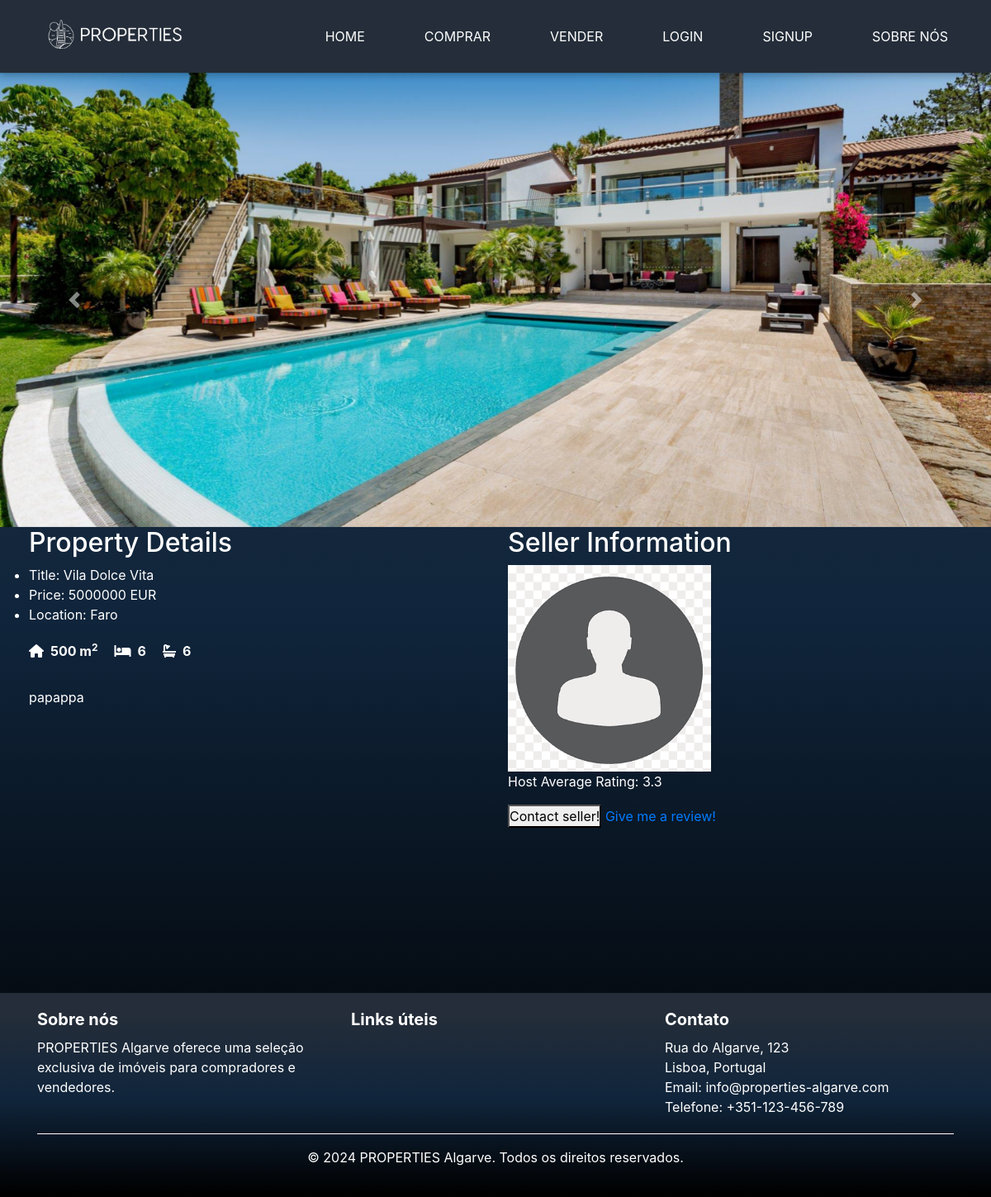
Screenshot of /comprar/5/ with the database file from the repository.
### base/models.py (models this page shows, shortened)
class PropertyImage(models.Model):
    property = models.ForeignKey('Property', related_name='images', on_delete=models.CASCADE)
    image = models.ImageField(upload_to='property_images/')
    uploaded_at = models.DateTimeField(auto_now_add=True)

class Property(models.Model):
    LOCATION_CHOICES = [
        ('faro', 'Faro'),
        ('lagos', 'Lagos'),
        ('portimao', 'Portimão'),
        ('albufeira', 'Albufeira'),
        ('tavira', 'Tavira'),
        ('olhao', 'Olhão'),
        ('silves', 'Silves'),
        ('loule', 'Loulé'),
        ('vila_real_de_santo_antonio', 'Vila Real de Santo António'),
    ]
    host = models.ForeignKey('Profile', on_delete=models.CASCADE)
    title = models.CharField(max_length=255)
    description = models.TextField()
    location = models.CharField(max_length=100, choices=LOCATION_CHOICES)
    price = models.DecimalField(max_digits=10, decimal_places=0)
    area = models.IntegerField()
    num_bedrooms = models.IntegerField()
    num_bathrooms = models.IntegerField()
    elevator = models.BooleanField(default=False)
    parking_spaces = models.IntegerField(default=0)
    pool = models.BooleanField(default=False)

class Profile(models.Model):
    USER_TYPES = (
        ('host', 'Vendedor'),
        ('guest', 'Cliente'),
    )
    user = models.OneToOneField(User, on_delete=models.CASCADE)
    address = models.CharField(max_length=255, null=True, blank=True)
    phone_number = models.CharField(max_length=15, null=True, blank=True)
    user_type = models.CharField(max_length=10, choices=USER_TYPES, default='guest')
    profile_picture = models.ImageField(upload_to='profile_pics/', default='default.png')

### base/views.py (the view)
# urls.py: path('comprar/<int:pk>/', views.property_details, name='property_detail'),
def property_details(request, pk):
    property_obj = get_object_or_404(Property, pk=pk)
    average_rating = Review.objects.filter(host=property_obj.host).aggregate(average=Avg('rating'))
    average = average_rating['average']
    if average is None:
        average = "Sem rating"
    context = {
        'property': property_obj,
        'average_rating': average
    }
    return render(request, 'property_details.html', context)

### templates/property_details.html (shortened to what this page needs)
{% extends 'main.html' %}
{% block content %}
<div id="propertyImagesCarousel" class="carousel slide" data-ride="carousel">
    <div class="carousel-inner">
        {% for image in property.images.all %}
        <div class="carousel-item {% if forloop.first %}active{% endif %}">
            <img src="{{ image.image.url }}" alt="{{ property.title }} Image {{ forloop.counter }}"
                 class="d-block w-100" style="max-height: 550px; object-fit: cover;">
        </div>
        {% endfor %}
    </div>
    <a class="carousel-control-prev" href="#propertyImagesCarousel" role="button" data-slide="prev">
        <span class="carousel-control-prev-icon" aria-hidden="true"></span>
    </a>
    <a class="carousel-control-next" href="#propertyImagesCarousel" role="button" data-slide="next">
        <span class="carousel-control-next-icon" aria-hidden="true"></span>
    </a>
</div>
<div class="row" style="color: white!important;">
    <div class="col-md-6" style="padding-left: 50px">
        <h2>Property Details</h2>
        <ul>
            <li>Title: {{ property.title }}</li>
            <li>Price: {{ property.price }} EUR</li>
            <li>Location: {{ property.location|capfirst }}</li>
            <div class="property-details" STYLE="color: white !important;">
                <p class="detail-item-white">
                    <i class="fa-solid fa-house"></i>
                    <strong> {{ property.area }} m<sup>2</sup> </strong>
                </p>
                <p class="detail-item-white">
                    <i class="fas fa-bed"></i>
                    <strong> {{ property.num_bedrooms }} </strong>
                </p>
                <p class="detail-item-white">
                    <i class="fas fa-bath"></i>
                    <strong> {{ property.num_bathrooms }} </strong>
                </p>
            </div>
        </ul>
        <p>{{ property.description }}</p>
    </div>
    <div class="col-md-6">
        <h2>Seller Information</h2>
            <img src="{{ property.host.profile_picture.url }}" alt="Host Picture" style="height: 250px">
        <p>Host Average Rating: {{ average_rating|floatformat:1 }}</p>
        <div>
            <button>Contact seller!</button>
            <a href="{% url 'create_review' property.host.id %}" class="button">Give me a review!</a>
        </div>
    </div>
</div>
{% endblock %}

### base/static/css/style.css (style rules this page uses)
* { margin: 0; padding: 0; box-sizing: border-box; font-family: 'SFProDisplay', sans-serif; }
html, body { margin: 0; padding: 0; min-height: 100%; position: relative; font-family: 'SFProDisplay', sans-serif; background: linear-gradient(180deg, rgb(36, 45, 57) 11.2%, rgb(16, 37, 60) 51.2%, rgb(0, 0, 0) 98.6%); background-attachment: fixed; background-repeat: no-repeat; background-size: cover; }
.property-details { display: flex; gap: 20px; align-items: center; margin-top: 10px; padding-top: 10px; }
.detail-item-white { display: flex; align-items: center; gap: 8px; color: white; }

### rows the page displays
PropertyImage: image (picture)
Property: title "Vila Dolce Vita", price "5000000", location "Faro", area "500", num_bedrooms "6", num_bathrooms "6", description "papappa", host.profile_picture (placeholder picture)

### other values shown
{{ average_rating|floatformat:1 }} "3.3"
